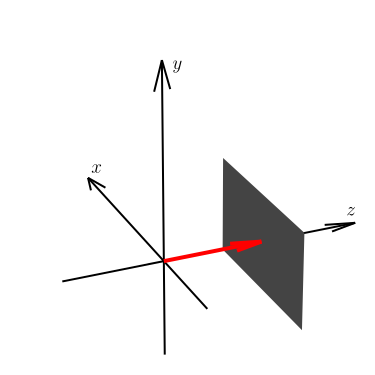

Reproduce this figure in Python.
import matplotlib.pyplot as plt
import numpy as np

plt.rcParams['text.usetex'] = True

fig = plt.figure()

ax = fig.add_subplot(projection="3d", computed_zorder=False)
ax.view_init(elev=-21, azim=153, roll=-79.5)
ax.set_box_aspect((1, 1, 1), zoom=1.5)

ax.set_xlim3d(-1, 2)
ax.set_ylim3d(-1, 2)
ax.set_zlim3d(-1, 2)

x, y, z = np.array([[-1,0,0],[0,-1,0],[0,0,-1]])
u, v, w = np.array([[1,0,0],[0,1,0],[0,0,1]])
ax.quiver(x,y,z,u,v,w,arrow_length_ratio=0.1, color="black", length=3, zorder=1)

ax.text(1.9, 0.1, 0, '$x$', size='x-large')
ax.text(0, 1.9, 0.1, '$y$', size='x-large')
ax.text(0, 0.1, 1.9, '$z$', size='x-large')

x = np.array([np.linspace(-0.5/9*16, 0.5/9*16, 1920)] * 1080)
y = np.rot90(np.array([np.linspace(-0.5, 0.5, 1080)] * 1920))
z = np.full((1080, 1920), 1)

ax.plot_surface(x, y, z, color='gray', rcount=1, ccount=1, alpha=1, zorder=3)

ax.quiver(0, 0, 0, 0, 0, 1, color='red', linewidths=3, alpha = 1, zorder=3)

ax.set_axis_off()

plt.savefig('Figure-5.svg', bbox_inches='tight')

plt.show()
